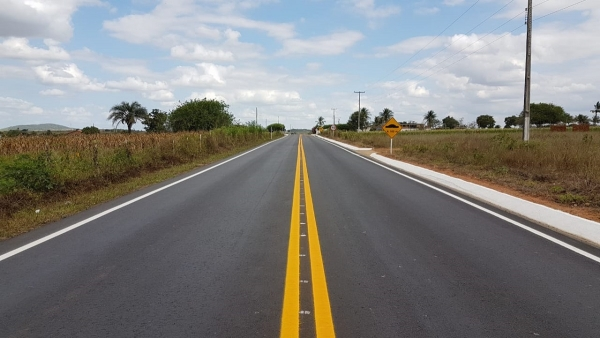
#> input picture Python Files/Livro-Intro-Visao-Compu/estrada.jpg, 600 x 338 px
$ python main03.py
#> lines starting #> are read from the running program, lines starting #| are printed output that depends on the picture
# Histogramas e equalizacao de imagem

import cv2
import numpy as np
from matplotlib import pyplot as plt

original = cv2.imread('estrada.jpg')
#> original is the input picture: shape (338, 600, 3); mean B, G, R 125.8, 128.6, 129.4
img = cv2.cvtColor(original, cv2.COLOR_BGR2GRAY) # converte P&B
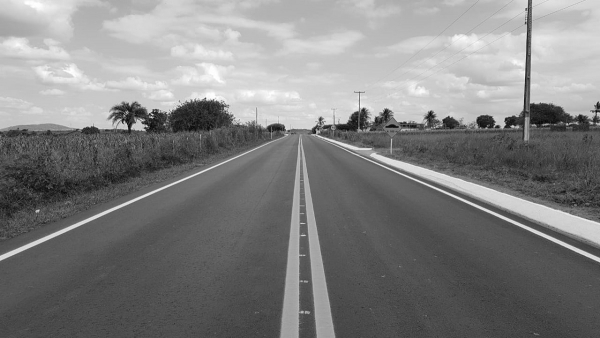
#> img: shape (338, 600); min 9, max 255, mean 128.5
cv2.imshow('original', original)
cv2.imshow("Imagem P&B", img)
h = cv2.calcHist([img], [0], None, [256], [0, 256])  #Funcao calcHist para calcular o histograma da imagem
#> h = 256 values, max 4168 at index 78, min 0 at index 0, mean 792.2
plt.figure()
plt.title("Histograma P&B")
plt.xlabel("Intensidade")
plt.ylabel("Qtde de Pixels")
plt.plot(h, label='Histograma')
# plt.hist(img.ravel(),256,[0,256], label="histograma ate 300")  # ravel = eixo x vai ateh 300 (passando valor de 255 - onde nao ha pixels)
plt.xlim([0, 256])
plt.legend()
plt.show()
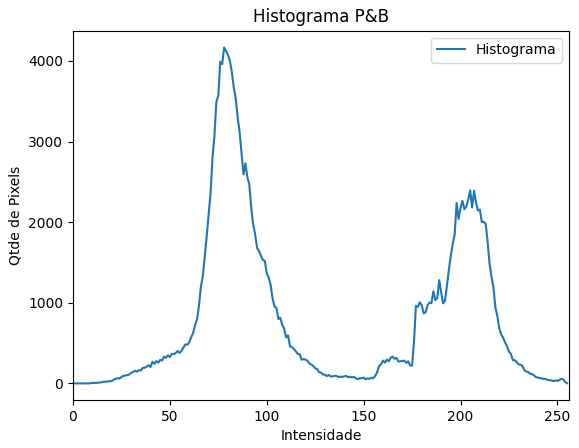
#> figure drawn by matplotlib, 1 panel; curve peaks at x = 78, y = 4168

cv2.waitKey()
cv2.destroyAllWindows()

# Histograma de img colorida
original = cv2.imread('estrada.jpg')
cv2.imshow('original', original)
#Separa os canais
canais = cv2.split(original)
cores = ("b", "g", "r")
plt.figure()
plt.title("Histograma Colorido")
plt.xlabel("Intensidade")
plt.ylabel("Número de Pixels")
for (canal, cor) in zip(canais, cores):
    print(canal, cor)
    #Este loop executa 3 vezes, uma para cada canal
    hist = cv2.calcHist([canal], [0], None, [256], [0, 256])
    plt.plot(hist, cor)
    plt.xlim([0, 256])
#> this loop made 3 passes
#> cor on passes 1 to 3: 'b', 'g', 'r'
#> (printed output is left out)
plt.show()
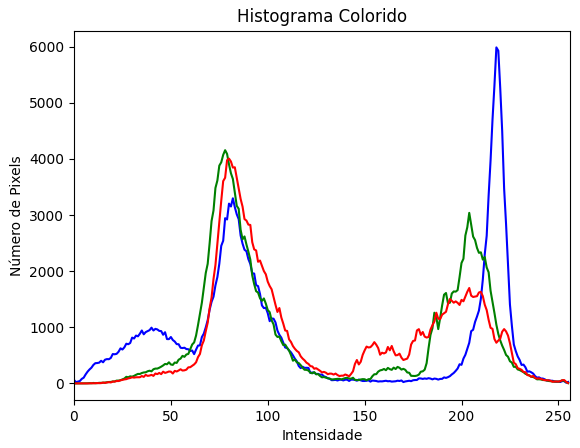
#> figure drawn by matplotlib, 1 panel; curve peaks at x = 218, y = 5988; curve peaks at x = 78, y = 4156; curve peaks at x = 80, y = 4006
cv2.waitKey()
cv2.destroyAllWindows()

# Equalizando histograma
img = cv2.imread('estrada.jpg')
img = cv2.cvtColor(img, cv2.COLOR_BGR2GRAY)
h_eq = cv2.equalizeHist(img)
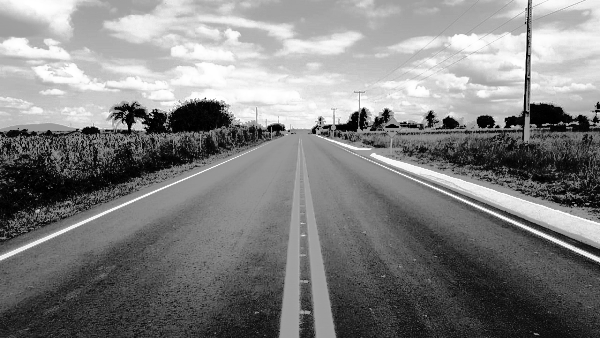
#> h_eq: shape (338, 600); min 0, max 255, mean 128.8
plt.figure()
plt.title("Histograma Equalizado vs Original")
plt.xlabel("Intensidade")
plt.ylabel("Qtde de Pixels")
plt.hist(h_eq.ravel(), 256, [0,256], label='Equalizado')
plt.hist(img.ravel(), 256, [0,256], label='Original')
plt.legend()
plt.xlim([0, 256])

cv2.imshow('original', img)
cv2.imshow('equalizada', h_eq)

cv2.waitKey()
cv2.destroyAllWindows()
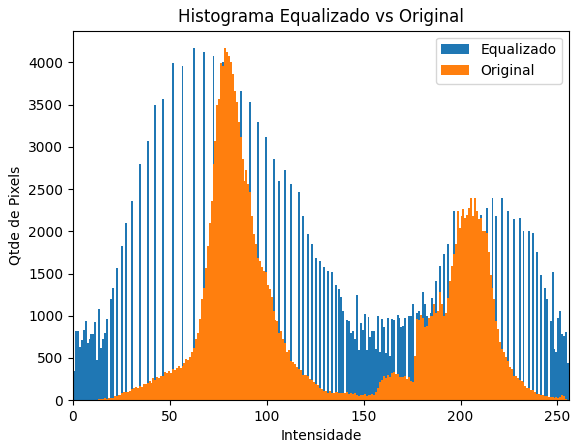
#> figure drawn by matplotlib, 1 panel; tallest bar 4168 high, from x = 62 to 63; tallest bar 4168 high, from x = 78 to 79

$ run again, with Python Files/Livro-Intro-Visao-Compu/puppy.jpg copied over Python Files/Livro-Intro-Visao-Compu/estrada.jpg
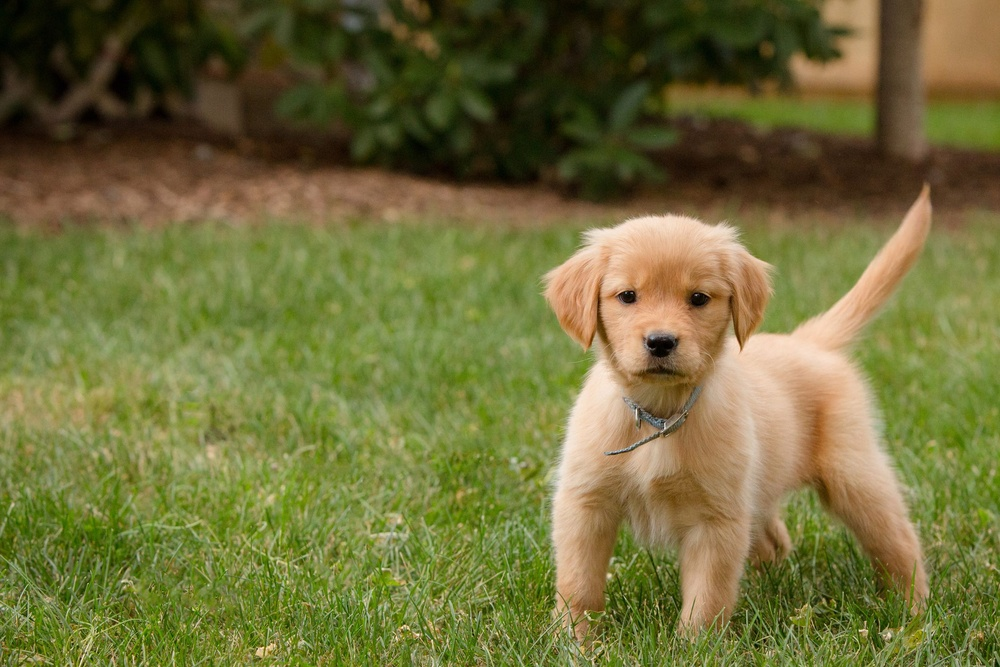
#> input picture Python Files/Livro-Intro-Visao-Compu/puppy.jpg, 1000 x 667 px, shrunk from 2121 x 1414 before the run
#> original is the input picture: shape (667, 1000, 3); mean B, G, R 58.5, 110.1, 112.5
#> `img = cv2.cvtColor(original, cv2.COLOR_BGR2GRAY)`:
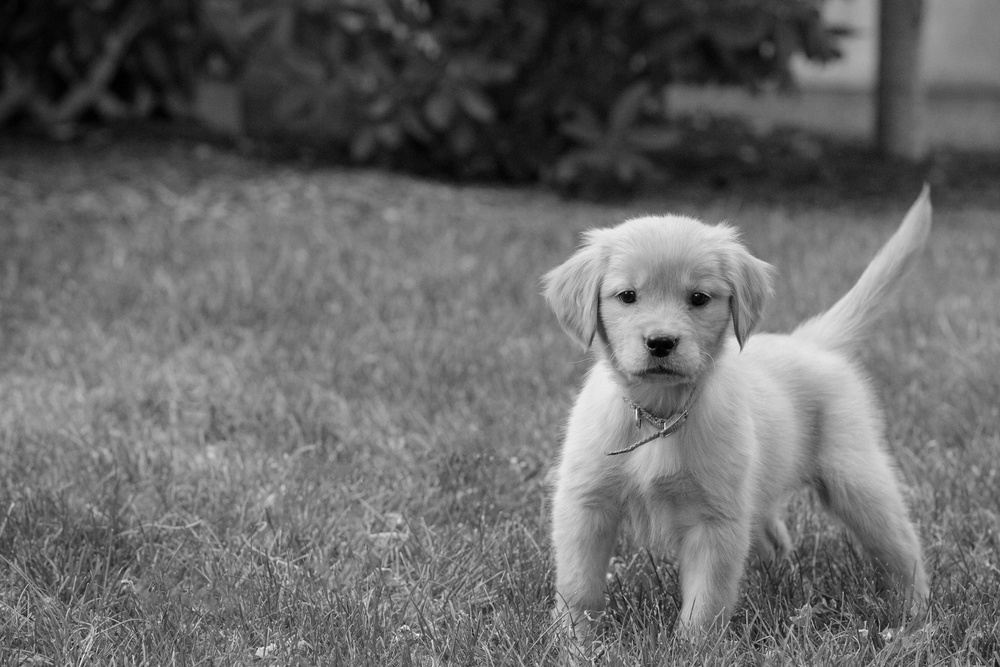
#> img: shape (667, 1000); min 0, max 248, mean 105
#> h = 256 values, max 9445 at index 126, min 0 at index 241, mean 2605.5
#> the loop `for (canal, cor) in zip(canais, cores):` made 3 passes
#> cor on passes 1 to 3: 'b', 'g', 'r'
#> (printed output is left out)
#> `cv2.destroyAllWindows()`:
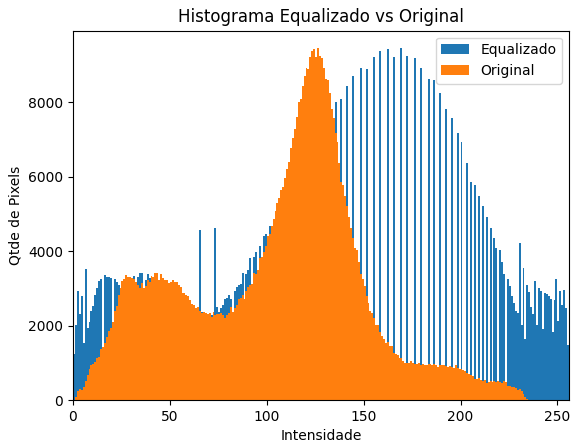
#> figure drawn by matplotlib, 1 panel; tallest bar 9445 high, from x = 169 to 170; tallest bar 9445 high, from x = 126 to 127
